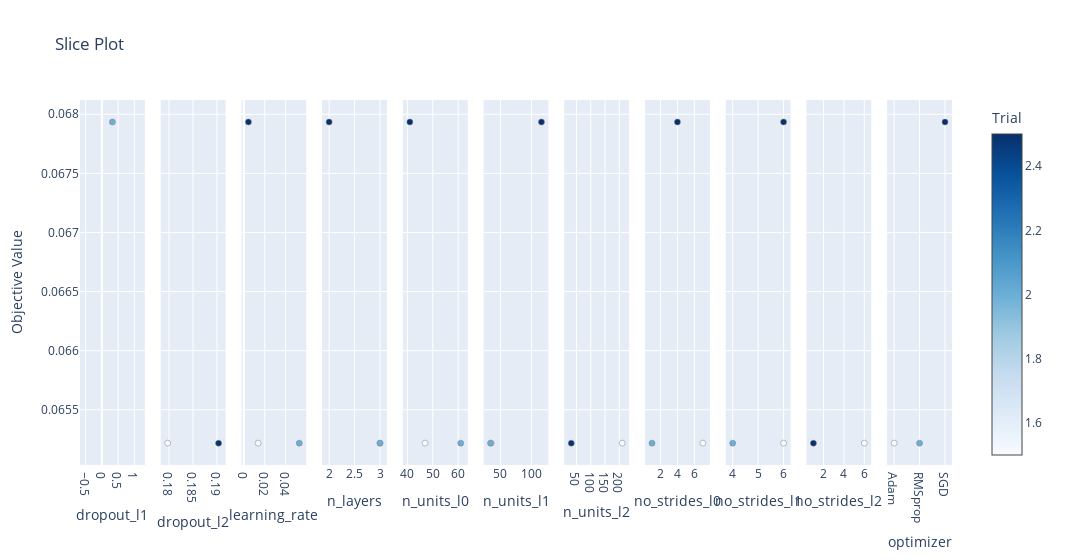

This figure's notebook cell:
### Code cell
optuna.visualization.plot_slice(study)

### Figure 1 — Plotly figure (JSON) as saved in the notebook; plotly's stock layout.template omitted (floating-point values rounded to 4 significant figures)
{"data": [{"marker": {"color": [2], "colorbar": {"title": {"text": "Trial"}, "x": 1, "xpad": 40}, "colorscale": [[0, "rgb(247,251,255)"], [0.125, "rgb(222,235,247)"], [0.25, "rgb(198,219,239)"], [0.375, "rgb(158,202,225)"], [0.5, "rgb(107,174,214)"], [0.625, "rgb(66,146,198)"], [0.75, "rgb(33,113,181)"], [0.875, "rgb(8,81,156)"], [1, "rgb(8,48,107)"]], "line": {"color": "Grey", "width": 0.5}, "showscale": true}, "mode": "markers", "showlegend": false, "type": "scatter", "x": [0.3248], "xaxis": "x", "y": [0.06793], "yaxis": "y"}, {"marker": {"color": [0, 1], "colorbar": {"title": {"text": "Trial"}, "x": 1, "xpad": 40}, "colorscale": [[0, "rgb(247,251,255)"], [0.125, "rgb(222,235,247)"], [0.25, "rgb(198,219,239)"], [0.375, "rgb(158,202,225)"], [0.5, "rgb(107,174,214)"], [0.625, "rgb(66,146,198)"], [0.75, "rgb(33,113,181)"], [0.875, "rgb(8,81,156)"], [1, "rgb(8,48,107)"]], "line": {"color": "Grey", "width": 0.5}, "showscale": false}, "mode": "markers", "showlegend": false, "type": "scatter", "x": [0.1797, 0.1903], "xaxis": "x2", "y": [0.06522, 0.06522], "yaxis": "y2"}, {"marker": {"color": [0, 1, 2], "colorbar": {"title": {"text": "Trial"}, "x": 1, "xpad": 40}, "colorscale": [[0, "rgb(247,251,255)"], [0.125, "rgb(222,235,247)"], [0.25, "rgb(198,219,239)"], [0.375, "rgb(158,202,225)"], [0.5, "rgb(107,174,214)"], [0.625, "rgb(66,146,198)"], [0.75, "rgb(33,113,181)"], [0.875, "rgb(8,81,156)"], [1, "rgb(8,48,107)"]], "line": {"color": "Grey", "width": 0.5}, "showscale": false}, "mode": "markers", "showlegend": false, "type": "scatter", "x": [0.01363, 0.05308, 0.004359], "xaxis": "x3", "y": [0.06522, 0.06522, 0.06793], "yaxis": "y3"}, {"marker": {"color": [0, 1, 2], "colorbar": {"title": {"text": "Trial"}, "x": 1, "xpad": 40}, "colorscale": [[0, "rgb(247,251,255)"], [0.125, "rgb(222,235,247)"], [0.25, "rgb(198,219,239)"], [0.375, "rgb(158,202,225)"], [0.5, "rgb(107,174,214)"], [0.625, "rgb(66,146,198)"], [0.75, "rgb(33,113,181)"], [0.875, "rgb(8,81,156)"], [1, "rgb(8,48,107)"]], "line": {"color": "Grey", "width": 0.5}, "showscale": false}, "mode": "markers", "showlegend": false, "type": "scatter", "x": [3, 3, 2], "xaxis": "x4", "y": [0.06522, 0.06522, 0.06793], "yaxis": "y4"}, {"marker": {"color": [0, 1, 2], "colorbar": {"title": {"text": "Trial"}, "x": 1, "xpad": 40}, "colorscale": [[0, "rgb(247,251,255)"], [0.125, "rgb(222,235,247)"], [0.25, "rgb(198,219,239)"], [0.375, "rgb(158,202,225)"], [0.5, "rgb(107,174,214)"], [0.625, "rgb(66,146,198)"], [0.75, "rgb(33,113,181)"], [0.875, "rgb(8,81,156)"], [1, "rgb(8,48,107)"]], "line": {"color": "Grey", "width": 0.5}, "showscale": false}, "mode": "markers", "showlegend": false, "type": "scatter", "x": [47, 61, 41], "xaxis": "x5", "y": [0.06522, 0.06522, 0.06793], "yaxis": "y5"}, {"marker": {"color": [0, 1, 2], "colorbar": {"title": {"text": "Trial"}, "x": 1, "xpad": 40}, "colorscale": [[0, "rgb(247,251,255)"], [0.125, "rgb(222,235,247)"], [0.25, "rgb(198,219,239)"], [0.375, "rgb(158,202,225)"], [0.5, "rgb(107,174,214)"], [0.625, "rgb(66,146,198)"], [0.75, "rgb(33,113,181)"], [0.875, "rgb(8,81,156)"], [1, "rgb(8,48,107)"]], "line": {"color": "Grey", "width": 0.5}, "showscale": false}, "mode": "markers", "showlegend": false, "type": "scatter", "x": [35, 34, 116], "xaxis": "x6", "y": [0.06522, 0.06522, 0.06793], "yaxis": "y6"}, {"marker": {"color": [0, 1], "colorbar": {"title": {"text": "Trial"}, "x": 1, "xpad": 40}, "colorscale": [[0, "rgb(247,251,255)"], [0.125, "rgb(222,235,247)"], [0.25, "rgb(198,219,239)"], [0.375, "rgb(158,202,225)"], [0.5, "rgb(107,174,214)"], [0.625, "rgb(66,146,198)"], [0.75, "rgb(33,113,181)"], [0.875, "rgb(8,81,156)"], [1, "rgb(8,48,107)"]], "line": {"color": "Grey", "width": 0.5}, "showscale": false}, "mode": "markers", "showlegend": false, "type": "scatter", "x": [210, 32], "xaxis": "x7", "y": [0.06522, 0.06522], "yaxis": "y7"}, {"marker": {"color": [0, 1, 2], "colorbar": {"title": {"text": "Trial"}, "x": 1, "xpad": 40}, "colorscale": [[0, "rgb(247,251,255)"], [0.125, "rgb(222,235,247)"], [0.25, "rgb(198,219,239)"], [0.375, "rgb(158,202,225)"], [0.5, "rgb(107,174,214)"], [0.625, "rgb(66,146,198)"], [0.75, "rgb(33,113,181)"], [0.875, "rgb(8,81,156)"], [1, "rgb(8,48,107)"]], "line": {"color": "Grey", "width": 0.5}, "showscale": false}, "mode": "markers", "showlegend": false, "type": "scatter", "x": [7, 1, 4], "xaxis": "x8", "y": [0.06522, 0.06522, 0.06793], "yaxis": "y8"}, {"marker": {"color": [0, 1, 2], "colorbar": {"title": {"text": "Trial"}, "x": 1, "xpad": 40}, "colorscale": [[0, "rgb(247,251,255)"], [0.125, "rgb(222,235,247)"], [0.25, "rgb(198,219,239)"], [0.375, "rgb(158,202,225)"], [0.5, "rgb(107,174,214)"], [0.625, "rgb(66,146,198)"], [0.75, "rgb(33,113,181)"], [0.875, "rgb(8,81,156)"], [1, "rgb(8,48,107)"]], "line": {"color": "Grey", "width": 0.5}, "showscale": false}, "mode": "markers", "showlegend": false, "type": "scatter", "x": [6, 4, 6], "xaxis": "x9", "y": [0.06522, 0.06522, 0.06793], "yaxis": "y9"}, {"marker": {"color": [0, 1], "colorbar": {"title": {"text": "Trial"}, "x": 1, "xpad": 40}, "colorscale": [[0, "rgb(247,251,255)"], [0.125, "rgb(222,235,247)"], [0.25, "rgb(198,219,239)"], [0.375, "rgb(158,202,225)"], [0.5, "rgb(107,174,214)"], [0.625, "rgb(66,146,198)"], [0.75, "rgb(33,113,181)"], [0.875, "rgb(8,81,156)"], [1, "rgb(8,48,107)"]], "line": {"color": "Grey", "width": 0.5}, "showscale": false}, "mode": "markers", "showlegend": false, "type": "scatter", "x": [6, 1], "xaxis": "x10", "y": [0.06522, 0.06522], "yaxis": "y10"}, {"marker": {"color": [0, 1, 2], "colorbar": {"title": {"text": "Trial"}, "x": 1, "xpad": 40}, "colorscale": [[0, "rgb(247,251,255)"], [0.125, "rgb(222,235,247)"], [0.25, "rgb(198,219,239)"], [0.375, "rgb(158,202,225)"], [0.5, "rgb(107,174,214)"], [0.625, "rgb(66,146,198)"], [0.75, "rgb(33,113,181)"], [0.875, "rgb(8,81,156)"], [1, "rgb(8,48,107)"]], "line": {"color": "Grey", "width": 0.5}, "showscale": false}, "mode": "markers", "showlegend": false, "type": "scatter", "x": ["Adam", "RMSprop", "SGD"], "xaxis": "x11", "y": [0.06522, 0.06522, 0.06793], "yaxis": "y11"}], "layout": {"title": {"text": "Slice Plot"}, "width": 3300, "xaxis": {"anchor": "y", "domain": [0, 0.07438], "title": {"text": "dropout_l1"}}, "xaxis10": {"anchor": "y10", "domain": [0.8331, 0.9074], "title": {"text": "no_strides_l2"}}, "xaxis11": {"anchor": "y11", "domain": [0.9256, 1.0], "title": {"text": "optimizer"}}, "xaxis2": {"anchor": "y2", "domain": [0.09256, 0.1669], "title": {"text": "dropout_l2"}}, "xaxis3": {"anchor": "y3", "domain": [0.1851, 0.2595], "title": {"text": "learning_rate"}}, "xaxis4": {"anchor": "y4", "domain": [0.2777, 0.3521], "title": {"text": "n_layers"}}, "xaxis5": {"anchor": "y5", "domain": [0.3702, 0.4446], "title": {"text": "n_units_l0"}}, "xaxis6": {"anchor": "y6", "domain": [0.4628, 0.5372], "title": {"text": "n_units_l1"}}, "xaxis7": {"anchor": "y7", "domain": [0.5554, 0.6298], "title": {"text": "n_units_l2"}}, "xaxis8": {"anchor": "y8", "domain": [0.6479, 0.7223], "title": {"text": "no_strides_l0"}}, "xaxis9": {"anchor": "y9", "domain": [0.7405, 0.8149], "title": {"text": "no_strides_l1"}}, "yaxis": {"anchor": "x", "domain": [0, 1], "title": {"text": "Objective Value"}}, "yaxis10": {"anchor": "x10", "domain": [0, 1], "matches": "y", "showticklabels": false}, "yaxis11": {"anchor": "x11", "domain": [0, 1], "matches": "y", "showticklabels": false}, "yaxis2": {"anchor": "x2", "domain": [0, 1], "matches": "y", "showticklabels": false}, "yaxis3": {"anchor": "x3", "domain": [0, 1], "matches": "y", "showticklabels": false}, "yaxis4": {"anchor": "x4", "domain": [0, 1], "matches": "y", "showticklabels": false}, "yaxis5": {"anchor": "x5", "domain": [0, 1], "matches": "y", "showticklabels": false}, "yaxis6": {"anchor": "x6", "domain": [0, 1], "matches": "y", "showticklabels": false}, "yaxis7": {"anchor": "x7", "domain": [0, 1], "matches": "y", "showticklabels": false}, "yaxis8": {"anchor": "x8", "domain": [0, 1], "matches": "y", "showticklabels": false}, "yaxis9": {"anchor": "x9", "domain": [0, 1], "matches": "y", "showticklabels": false}}}
